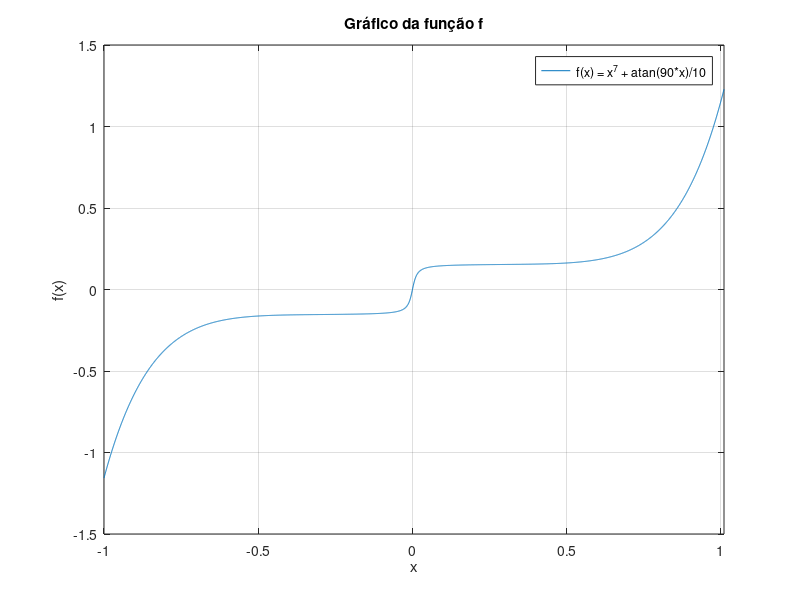

This chart was generated by the following MATLAB code: (Note: this script raises an error after producing the figure.)
% Função
f = @(x)(x^7 + atan(90*x)/10);
% Intervalo
a=-1; b = 1.01; 
x0 = (a + b)/2;
%Gráfico da função 
figure
fplot(f, [a, b]);
xlabel('x');
ylabel('f(x)');
legend('f(x) = x^7 + atan(90*x)/10');
title('Gráfico da função f');
grid on;
print -dpng -r400 graficoFq5.png

% Cálculo das raízes
%
% Zero do MATLAB
[X,FVAL,EXITFLAG,OUTPUT]=fzero(f,[a,b]);
fprintf('fzero\n');
fprintf('Raiz: %f, Iterações: %d, Valor da raiz: %f\n', X, OUTPUT.iterations, f(X));
OUTPUT.algorithm
% Bissecção 
[r, n] = Bisseccao(f, a, b, 10^-4, 1000);
fprintf('Bisseccao\n');
fprintf('Raiz: %f, Iterações: %d, Valor da raiz: %f\n', r, n, f(r));
% Newton Raphson
proverDerivada = 0;
df = 0;
[r, n] = NewtonRaphson(f, proverDerivada, df, x0, 10^-4, 1000);
fprintf('Newton Raphson\n');
fprintf('Raiz: %f, Iterações: %d, Valor da raiz: %f\n', r, n, f(r));
% Secante
[r, n] = SecanteVisual(f, a, b, 10^-4, 1000);
fprintf('Secante\n');
fprintf('Raiz: %f, Iterações: %d, Valor da raiz: %f\n', r, n, f(r));











